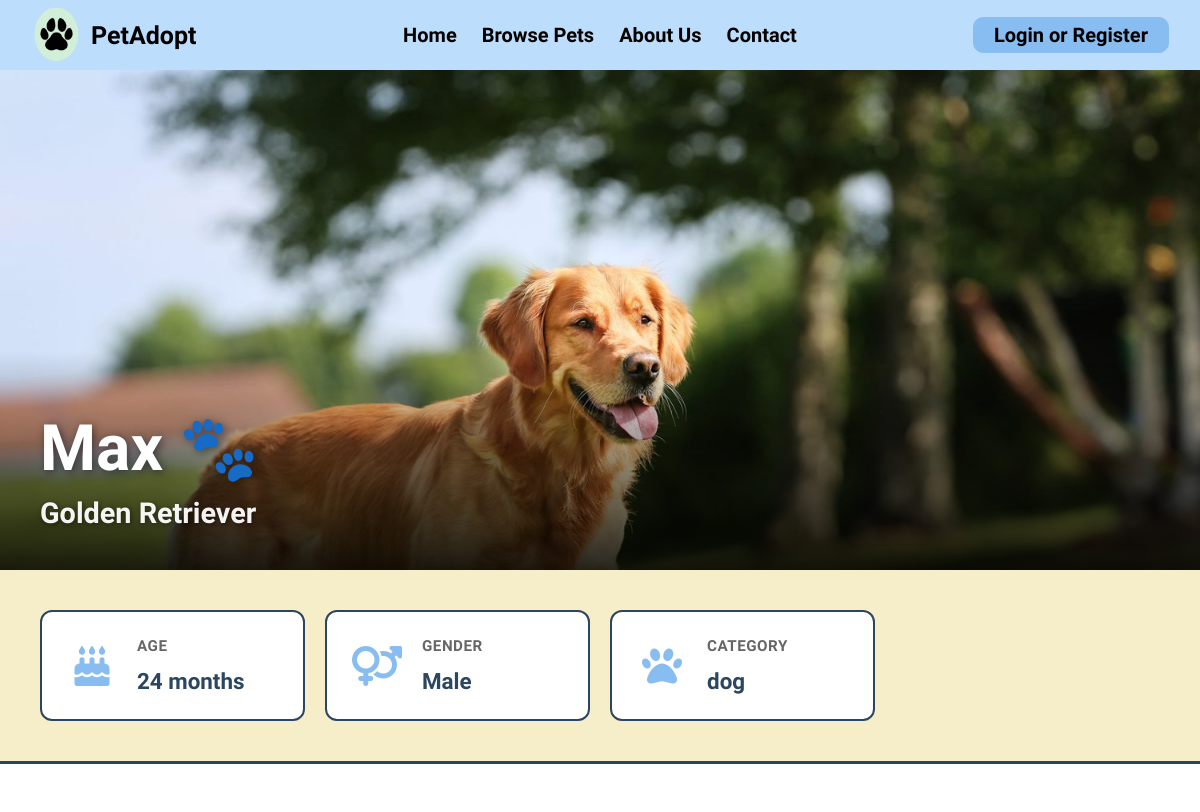
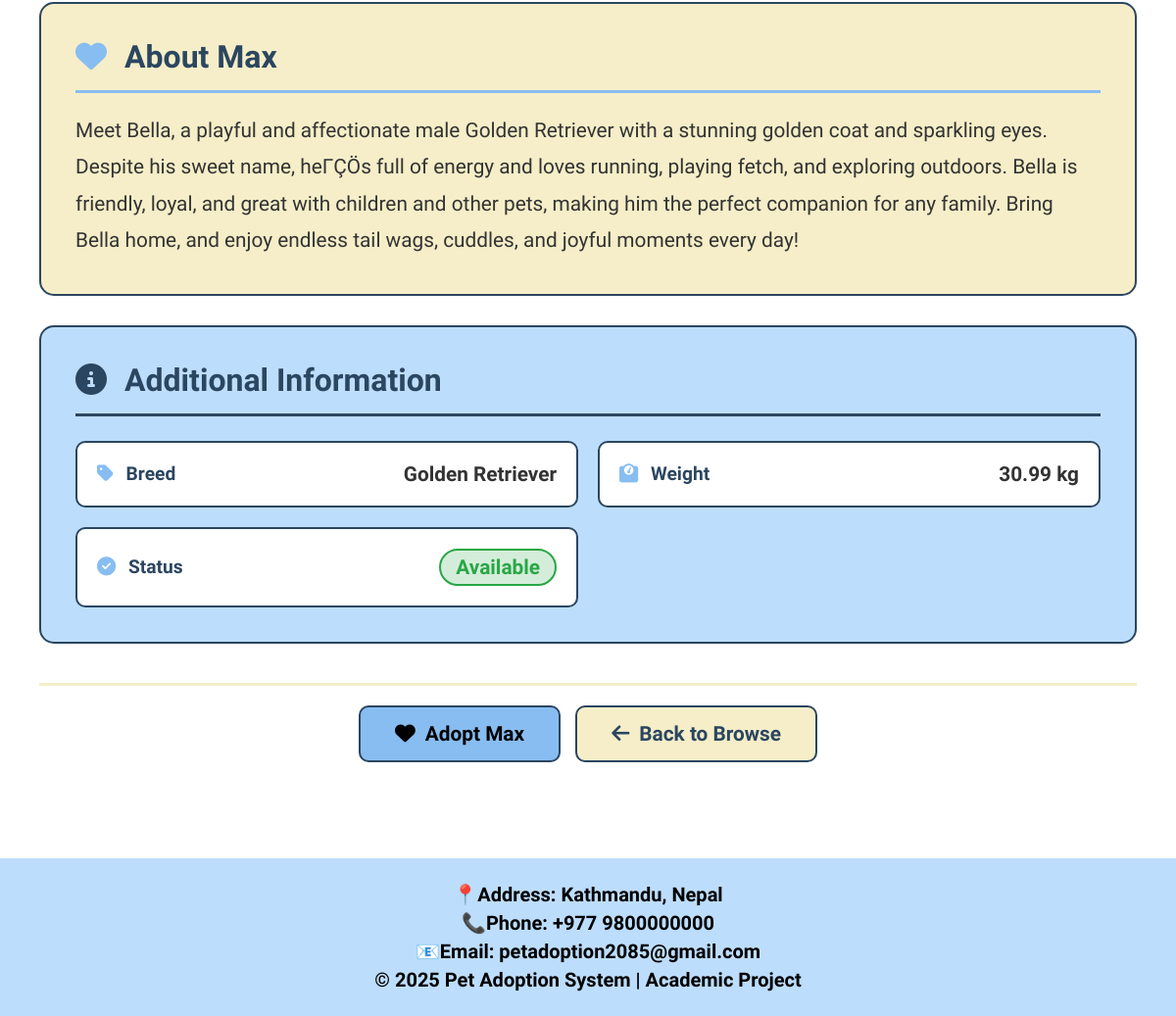
The app's page /pet-details.php?id=1 with its own data (2 pictures, top to bottom).
### tables this page shows
CREATE TABLE `pets` (
  `id` int(11) NOT NULL AUTO_INCREMENT,
  `name` varchar(255) NOT NULL,
  `age` int(11) NOT NULL,
  `gender` enum('Male','Female') NOT NULL,
  `breed` varchar(255) NOT NULL,
  `price` varchar(255) NOT NULL,
  `status` enum('available','adopted') NOT NULL DEFAULT 'available',
  `image` varchar(255) NOT NULL,
  `category` enum('dog','cat','rabbit','snake','bird') DEFAULT NULL,
  `description` text NOT NULL,
  `weight` varchar(10) DEFAULT NULL,
  `admin_id` int(11) DEFAULT NULL,
  PRIMARY KEY (`id`),
  KEY `fk_admin_pet` (`admin_id`),
  CONSTRAINT `fk_admin_pet` FOREIGN KEY (`admin_id`) REFERENCES `users` (`id`) ON DELETE CASCADE ON UPDATE CASCADE
);

### pet-details.php (the view, shortened to what this page needs)
<?php
include("navbar.php");
$pet_id = intval($_GET['id']);
$stmt = $con->prepare("SELECT * FROM pets WHERE id = ?");
$stmt->bind_param("i", $pet_id);
$stmt->execute();
$result = $stmt->get_result();
$pet = $result->fetch_assoc();
?>
<!DOCTYPE html>
<html>
<head>
    <link rel="stylesheet" href="assets/css/style.css">
    <link rel="stylesheet" href="https://cdnjs.cloudflare.com/ajax/libs/font-awesome/6.5.0/css/all.min.css">
</head>
<body>
    <div class="pet-details-wrapper">
        <div class="pet-hero-section">
            <img src="assets/images/<?php echo $pet['image'] ?? 'default_pet.jpg'; ?>" alt="<?php echo htmlspecialchars($pet['name']); ?>">
            <div class="pet-hero-overlay">
                <h1><?php echo htmlspecialchars($pet['name']); ?> 🐾</h1>
                <p class="pet-breed"><?php echo htmlspecialchars($pet['breed']); ?></p>
            </div>
        </div>
        <div class="pet-quick-info">
            <div class="quick-info-card">
                <i class="fas fa-birthday-cake"></i>
                <div class="quick-info-content">
                    <span class="info-label">Age</span>
                    <span class="info-value"><?php echo htmlspecialchars($pet['age']); ?> months</span>
                </div>
            </div>
            <div class="quick-info-card">
                <i class="fas fa-venus-mars"></i>
                <div class="quick-info-content">
                    <span class="info-label">Gender</span>
                    <span class="info-value"><?php echo htmlspecialchars($pet['gender']); ?></span>
                </div>
            </div>
            <div class="quick-info-card">
                <i class="fas fa-paw"></i>
                <div class="quick-info-content">
                    <span class="info-label">Category</span>
                    <span class="info-value"><?php echo htmlspecialchars($pet['category']); ?></span>
                </div>
            </div>
        </div>
        <div class="pet-details-content">
            <div class="details-main">
                <div class="about-section">
                    <h2><i class="fas fa-heart"></i> About <?php echo htmlspecialchars($pet['name']); ?></h2>
                    <p><?php echo nl2br(htmlspecialchars($pet['description'])); ?></p>
                </div>
                <div class="additional-info-section">
                    <h2><i class="fas fa-info-circle"></i> Additional Information</h2>
                    <div class="info-grid-details">
                        <div class="info-detail-item">
                            <span class="detail-label"><i class="fas fa-tag"></i> Breed</span>
                            <span class="detail-value"><?php echo htmlspecialchars($pet['breed']); ?></span>
                        </div>
                        <div class="info-detail-item">
                            <span class="detail-label"><i class="fas fa-weight"></i> Weight</span>
                            <span class="detail-value"><?php echo htmlspecialchars($pet['weight'] ?? 'N/A'); ?> kg</span>
                        </div>
                        <div class="info-detail-item">
                            <span class="detail-label"><i class="fas fa-check-circle"></i> Status</span>
                            <span class="detail-value status-<?php echo strtolower($pet['status']); ?>">
                                <?php echo ucfirst(htmlspecialchars($pet['status'])); ?>
                            </span>
                        </div>
                    </div>
                </div>
            </div>
            <div class="pet-actions">
                <?php
                if ($pet['status'] == 'available') {
                    if (isset($_SESSION['id'])) {
                ?>
                    <a href="adoptionRequest.php?pet_id=<?php echo $pet['id']; ?>" class="btn-adopt-pet">
                        <i class="fas fa-heart"></i> Adopt <?php echo htmlspecialchars($pet['name']); ?>
                    </a>
                <?php
                    } else {
                ?>
                    <a href="login.php?pet_id=<?php echo $pet['id']; ?>" class="btn-adopt-pet">
                        <i class="fas fa-heart"></i> Adopt <?php echo htmlspecialchars($pet['name']); ?>
                    </a>
                <?php
                    }
                } else {
                ?>
                    <button class="btn-adopt-pet btn-disabled" disabled>
                        <i class="fas fa-ban"></i> Not Available
                    </button>
                <?php
                }
                ?>
                <a href="browsePets.php" class="btn-back-browse">
                    <i class="fas fa-arrow-left"></i> Back to Browse
                </a>
            </div>
        </div>
    </div>
</body>
<?php include("footer.php"); ?>
</html>

### assets/css/style.css (style rules this page uses)
* { margin: 0; padding: 0; box-sizing: border-box; font-family: "Agdasima", sans-serif; }
body { display: flex; flex-direction: column; }
a { text-decoration: none; }
.info-label { font-weight: 700; color: #2b4660; font-size: 1.2rem; margin-bottom: 0.5rem; }
.info-value { font-size: 1.2rem; color: #333; }
.pet-details-wrapper { max-width: 1400px; margin: 0 auto; margin-top: 70px; background-color: #ffffff; }
.pet-hero-section { position: relative; height: 500px; width: 100%; overflow: hidden; background: linear-gradient( to bottom, rgba(43, 70, 96, 0.3), rgba(43, 70, 96, 0.7) ); }
.pet-hero-section img { width: 100%; height: 100%; object-fit: cover; object-position: top; }
.pet-hero-overlay { position: absolute; bottom: 0; left: 0; right: 0; background: linear-gradient(to top, rgba(0, 0, 0, 0.85), transparent); padding: 60px 40px 40px; color: #ffffff; }
.pet-hero-overlay h1 { font-size: 4rem; margin: 0; margin-bottom: 10px; text-shadow: 2px 2px 10px rgba(0, 0, 0, 0.5); }
.pet-hero-overlay .pet-breed { font-size: 1.8rem; margin: 0; opacity: 0.95; font-weight: 600; text-shadow: 1px 1px 5px rgba(0, 0, 0, 0.5); }
.pet-quick-info { display: grid; grid-template-columns: repeat(4, 1fr); gap: 20px; padding: 40px; background-color: #f5eec8; border-bottom: 3px solid #2b4660; }
.quick-info-card { background-color: #ffffff; border: 2px solid #2b4660; border-radius: 12px; padding: 25px; display: flex; align-items: center; gap: 20px; transition: transform 0.3s ease, box-shadow 0.3s ease; }
.quick-info-card i { font-size: 2.5rem; color: #88bdf2; min-width: 50px; text-align: center; }
.quick-info-content { display: flex; flex-direction: column; gap: 5px; }
.info-label { font-size: 0.95rem; color: #666; font-weight: 600; text-transform: uppercase; letter-spacing: 0.5px; }
.info-value { font-size: 1.4rem; color: #2b4660; font-weight: 700; }
.pet-details-content { padding: 50px 40px; background-color: #ffffff; }
.details-main { margin-bottom: 40px; }
.about-section { background-color: #f5eec8; border: 2px solid #2b4660; border-radius: 15px; padding: 35px; margin-bottom: 30px; }
.about-section h2 { color: #2b4660; font-size: 2rem; margin-bottom: 20px; border-bottom: 3px solid #88bdf2; padding-bottom: 15px; }
.about-section h2 i { margin-right: 10px; color: #88bdf2; }
.about-section p { font-size: 1.3rem; line-height: 1.8; color: #333; }
.additional-info-section { background-color: #bdddfc; border: 2px solid #2b4660; border-radius: 15px; padding: 35px; }
.additional-info-section h2 { color: #2b4660; font-size: 2rem; margin-bottom: 25px; border-bottom: 3px solid #2b4660; padding-bottom: 15px; }
.additional-info-section h2 i { margin-right: 10px; color: #2b4660; }
.info-grid-details { display: grid; grid-template-columns: repeat(2, 1fr); gap: 20px; }
.info-detail-item { background-color: #ffffff; border: 2px solid #2b4660; border-radius: 10px; padding: 20px; display: flex; justify-content: space-between; align-items: center; }
.detail-label { font-size: 1.2rem; font-weight: 700; color: #2b4660; }
.detail-label i { margin-right: 8px; color: #88bdf2; }
.detail-value { font-size: 1.3rem; font-weight: 600; color: #333; }
.status-available { color: #28a745 !important; background-color: #d4edda; padding: 5px 15px; border-radius: 20px; border: 2px solid #28a745; }
.pet-actions { display: flex; gap: 15px; flex-wrap: wrap; justify-content: center; padding-top: 20px; border-top: 3px solid #f5eec8; }
.btn-adopt-pet, .btn-back-browse, .btn-edit-pet, .btn-delete-pet { padding: 15px 35px; font-size: 1.3rem; font-weight: 700; border: 2px solid #2b4660; border-radius: 10px; cursor: pointer; transition: all 0.3s ease; text-decoration: none; display: inline-flex; align-items: center; gap: 10px; }
.btn-adopt-pet { background-color: #88bdf2; color: #000000; }
.btn-back-browse { background-color: #f5eec8; color: #2b4660; }

### records on screen
pets: image (picture), name "Max", breed "Golden Retriever", age "24", gender "Male", category "dog", description "Meet Bella, a playful and affectionate male Golden Retriever with a stunning golden coat and sparkling eyes. Despite his sweet name, heΓÇÖs full of energy and loves running, playing fetch, and exploring outdoors. Bella is friendly, loyal, and great with children and other pets, making him the perfect companion for any family. Bring Bella home, and enjoy endless tail wags, cuddles, and joyful moments every day!", weight "30.99", status "Available"
